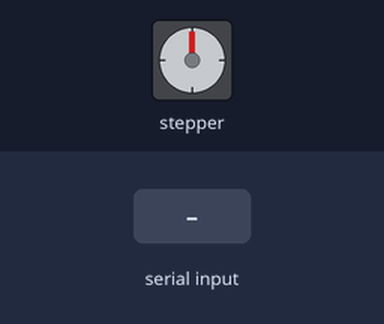
This sketch was run on a simulated Arduino Uno, built with avr-gcc and run on an emulated ATmega328P. Parts: stepper motor. The test bench sets the inputs (shaded band). Stepper angles assume 1019 steps per turn.

Above: at 1.2 s.
1.3 s: "l" received over Serial
At 1.45 s:
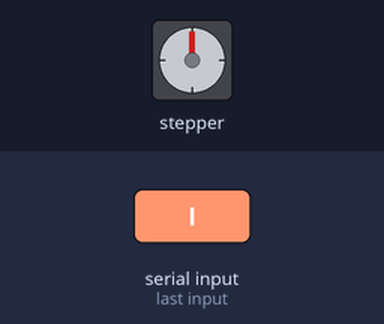
At 1.9 s:
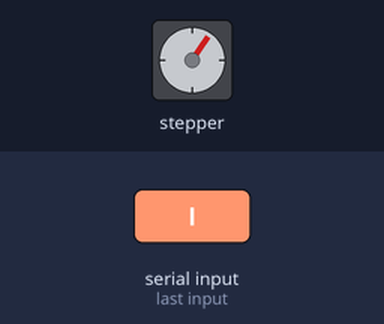
3.1 s: "l" received over Serial
At 4.5 s:
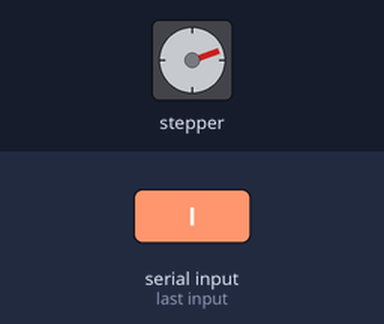
Timing chart, 0 to 6.1 s (numbered marks = the images above; inputs shaded):
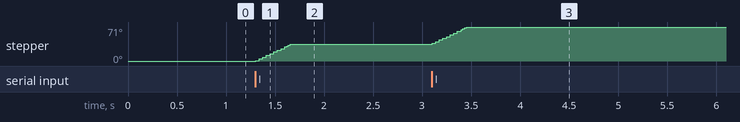

Measured:
- after the input at 1.3 s, stepper: turns 35° clockwise in 0.35 s, starting at once
- after the input at 3.1 s, stepper: turns 36° clockwise in 0.35 s, starting at once

The sketch:

move.ino
```cpp
// Includes the Arduino Stepper Library
#include <Stepper.h>

// Defines the number of steps per revolution
const int stepsPerRevolution = 1019;

// Creates an instance of stepper class
// Pins entered in sequence IN1-IN3-IN2-IN4 for proper step sequence
Stepper myStepper = Stepper(stepsPerRevolution, 8, 10, 9, 11);

void setup() {
  Serial.begin(9600);  // Initialize serial communication at 9600 bps
  myStepper.setSpeed(16);
}

void loop() {
  if (Serial.available() > 0) {
    char command = Serial.read();
    if (command == 'l') {
      myStepper.step(0.1*stepsPerRevolution);  // Rotate left
    } else if (command == 'r') {
      myStepper.step(-0.1*stepsPerRevolution);  // Rotate right
    }
  }
}
```
